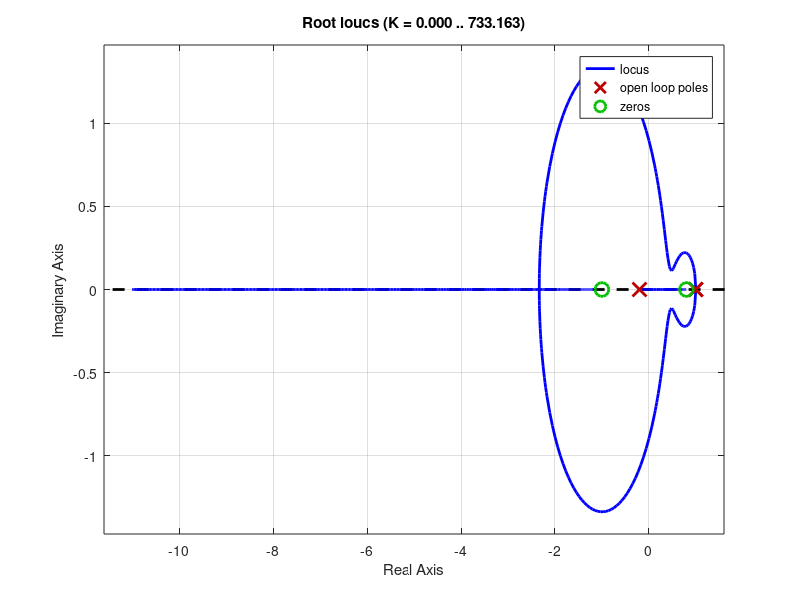
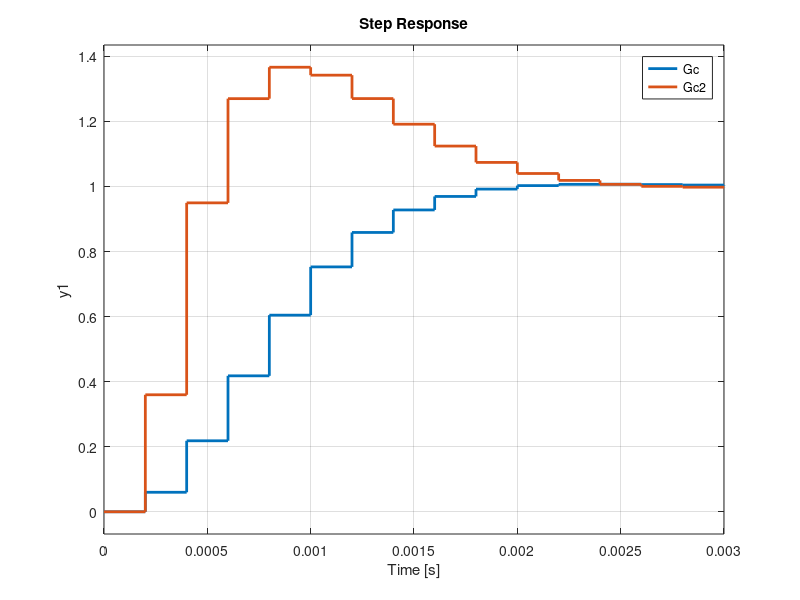
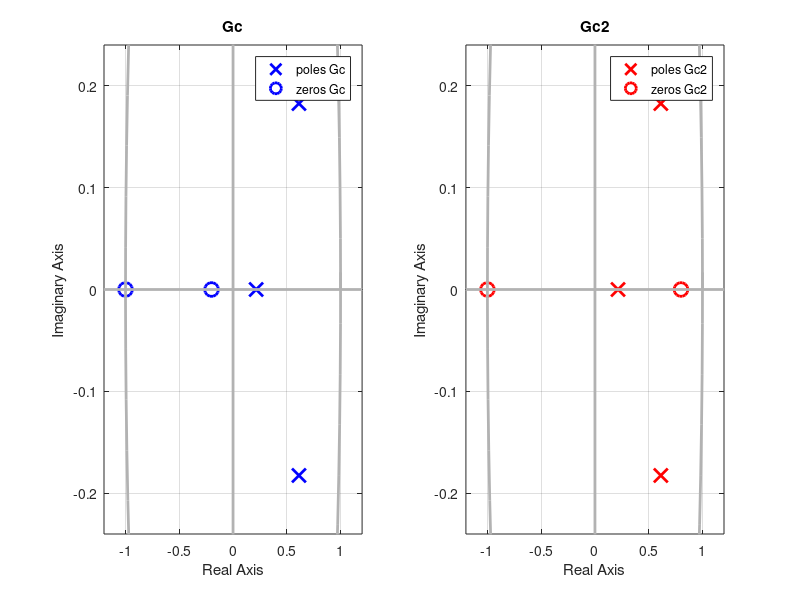
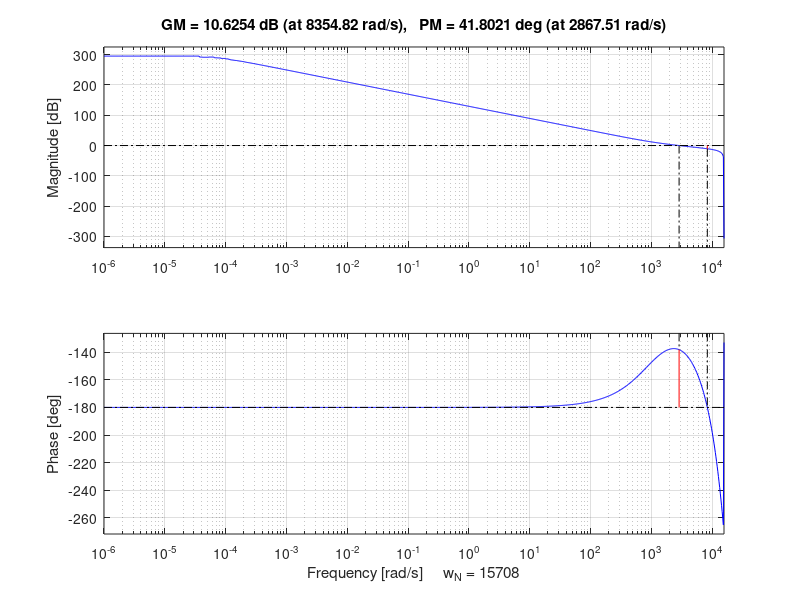

Write MATLAB code to recreate these figures, in order.
%% Harddisk drive position control 

% Kjartan Halvorsen 
% 2021-06-27

%close all 
%clear all

% Parameters
l = 1*2.54/100; % Length from CoM to axis
m = 9.83e-4; %kg
J = 4.78e-7 + m*l*l;

% Continuous-time model
s = tf('s');
G = (1/J)/s^2;

h = 2e-4; % Sampling period
Gd = c2d(G, h)

F = tf([1, -0.8], [1, .2], h);
figure(1)
clf
rlocus(Gd*F)
set(findobj(gca, 'type', 'line'), 'linewidth', 2);
set(findobj(gca, 'type', 'line'), 'MarkerSize', 10);

K = 20;


Gcb = feedback(Gd, K*F);
t0 = 1/dcgain(Gcb)

Gc = t0*Gcb

Gc2 = feedback(K*Gd*F, 1);

figure(2)
clf
step(Gc, Gc2);
set(findobj(gca, 'type', 'line'), 'linewidth', 2);
set(findobj(gca, 'type', 'line'), 'MarkerSize', 10);


figure(3)
subplot(121)
pzmap(Gc, 'b')
title('Gc')
set(findobj(gca, 'type', 'line'), 'linewidth', 2);
set(findobj(gca, 'type', 'line'), 'MarkerSize', 10);
subplot(122)
pzmap(Gc2, 'r')
title('Gc2')
set(findobj(gca, 'type', 'line'), 'linewidth', 2);
set(findobj(gca, 'type', 'line'), 'MarkerSize', 10);


% Effect of anti-aliasing filter
H_aa = tf([1], [1, 0], h)

figure(4)
Go = K*F*Gd;
Go_aa = K*F*Gd*H_aa;
margin(Go)
figure(5)
margin(Go_aa)

figure(6)
Gc_aa = t0*feedback(Gd, K*F*H_aa)
bodemag(Gc, Gc_aa)

ylim([-50, 20])
